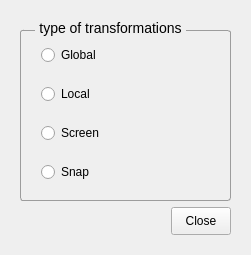
<?xml version="1.0" encoding="UTF-8"?>
<ui version="4.0">
 <class>FGETypesTransformationForm</class>
 <widget class="QWidget" name="FGETypesTransformationForm">
  <property name="geometry">
   <rect>
    <x>0</x>
    <y>0</y>
    <width>247</width>
    <height>251</height>
   </rect>
  </property>
  <property name="windowTitle">
   <string>Form</string>
  </property>
  <property name="styleSheet">
   <string notr="true">QGroupBox {
    border: 1px solid ;
	border-color: rgb(156, 156, 156);
    margin-top: 10px;
    font-size: 14px;
    border-radius: 3px;
}

QGroupBox::title {
	top:0px;
	left : 15px;
    subcontrol-origin: margin;
    subcontrol-position: top left;
    padding: 0px 2px;
}</string>
  </property>
  <layout class="QGridLayout" name="gridLayout_2">
   <item row="0" column="0">
    <widget class="QWidget" name="widget" native="true">
     <layout class="QGridLayout" name="gridLayout">
      <item row="0" column="0" colspan="2">
       <widget class="QGroupBox" name="groupBox">
        <property name="minimumSize">
         <size>
          <width>211</width>
          <height>181</height>
         </size>
        </property>
        <property name="title">
         <string>type of transformations</string>
        </property>
        <layout class="QGridLayout" name="gridLayout_3">
         <property name="leftMargin">
          <number>20</number>
         </property>
         <property name="topMargin">
          <number>6</number>
         </property>
         <property name="rightMargin">
          <number>20</number>
         </property>
         <item row="0" column="0">
          <widget class="QRadioButton" name="radioButton_global">
           <property name="minimumSize">
            <size>
             <width>0</width>
             <height>30</height>
            </size>
           </property>
           <property name="maximumSize">
            <size>
             <width>16777215</width>
             <height>30</height>
            </size>
           </property>
           <property name="text">
            <string>Global</string>
           </property>
           <property name="icon">
            <iconset resource="../../icons.qrc">
             <normaloff>:/Icons/svg/global7_gizmo.svg</normaloff>:/Icons/svg/global7_gizmo.svg</iconset>
           </property>
           <property name="iconSize">
            <size>
             <width>30</width>
             <height>30</height>
            </size>
           </property>
          </widget>
         </item>
         <item row="1" column="0">
          <widget class="QRadioButton" name="radioButton_local">
           <property name="minimumSize">
            <size>
             <width>0</width>
             <height>30</height>
            </size>
           </property>
           <property name="maximumSize">
            <size>
             <width>16777215</width>
             <height>30</height>
            </size>
           </property>
           <property name="text">
            <string>Local</string>
           </property>
           <property name="icon">
            <iconset resource="../../icons.qrc">
             <normaloff>:/Icons/svg/local7_gizmo.svg</normaloff>:/Icons/svg/local7_gizmo.svg</iconset>
           </property>
           <property name="iconSize">
            <size>
             <width>30</width>
             <height>30</height>
            </size>
           </property>
          </widget>
         </item>
         <item row="2" column="0">
          <widget class="QRadioButton" name="radioButton_screen">
           <property name="minimumSize">
            <size>
             <width>0</width>
             <height>30</height>
            </size>
           </property>
           <property name="maximumSize">
            <size>
             <width>16777215</width>
             <height>30</height>
            </size>
           </property>
           <property name="text">
            <string>Screen</string>
           </property>
           <property name="icon">
            <iconset resource="../../icons.qrc">
             <normaloff>:/Icons/svg/screen8_gizmo.svg</normaloff>:/Icons/svg/screen8_gizmo.svg</iconset>
           </property>
           <property name="iconSize">
            <size>
             <width>30</width>
             <height>30</height>
            </size>
           </property>
          </widget>
         </item>
         <item row="3" column="0">
          <widget class="QRadioButton" name="radioButton_snap">
           <property name="minimumSize">
            <size>
             <width>0</width>
             <height>30</height>
            </size>
           </property>
           <property name="maximumSize">
            <size>
             <width>16777215</width>
             <height>30</height>
            </size>
           </property>
           <property name="text">
            <string>Snap</string>
           </property>
          </widget>
         </item>
        </layout>
       </widget>
      </item>
      <item row="1" column="0">
       <spacer name="horizontalSpacer">
        <property name="orientation">
         <enum>Qt::Horizontal</enum>
        </property>
        <property name="sizeHint" stdset="0">
         <size>
          <width>142</width>
          <height>20</height>
         </size>
        </property>
       </spacer>
      </item>
      <item row="1" column="1">
       <widget class="QPushButton" name="pushButton_close">
        <property name="minimumSize">
         <size>
          <width>60</width>
          <height>28</height>
         </size>
        </property>
        <property name="maximumSize">
         <size>
          <width>60</width>
          <height>28</height>
         </size>
        </property>
        <property name="text">
         <string>Close</string>
        </property>
       </widget>
      </item>
     </layout>
    </widget>
   </item>
  </layout>
 </widget>
 <resources>
  <include location="../../icons.qrc"/>
 </resources>
 <connections/>
</ui>
